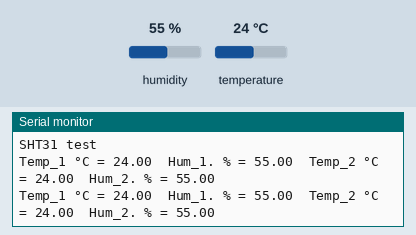
This sketch was run on a simulated Arduino Uno, built with avr-gcc and run on an emulated ATmega328P. Parts: the last lines printed to the serial monitor. Inputs (shaded band) come from the test bench; at power-on: humidity 55 %, temperature 24 °C.

Above: at 1.2 s.
1.3 s: humidity set to 22 %
At 3.0 s:
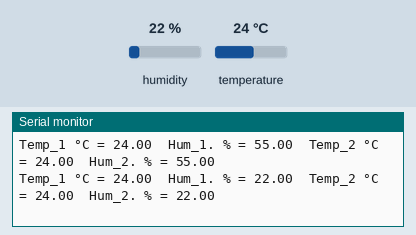
4.4 s: temperature set to 12 °C
At 5.1 s:
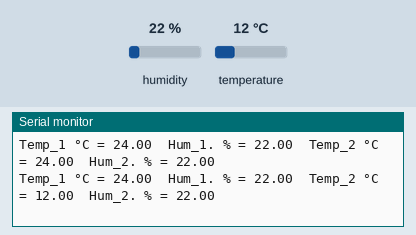
5.9 s: humidity set to 40 %
At 7.1 s:
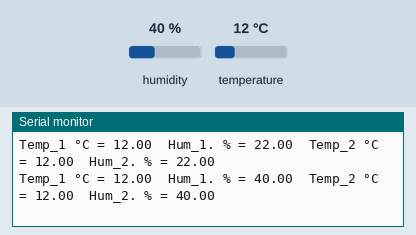
Timing chart, 0 to 8.9 s (numbered marks = the images above; inputs shaded):
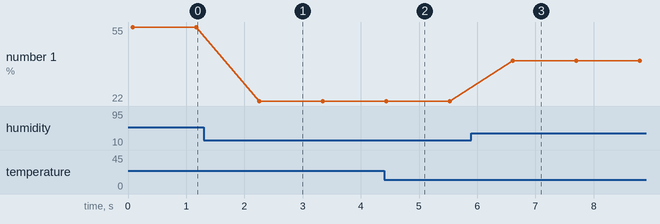

The sketch:

ModuleSHT31.ino
```cpp
#include <Arduino.h>
#include <Wire.h>
#include "Adafruit_SHT31.h"

bool enableHeater = false;
uint8_t loopCnt = 0;

Adafruit_SHT31 sht31_1 = Adafruit_SHT31();
Adafruit_SHT31 sht31_2 = Adafruit_SHT31();

void setup() {
  Serial.begin(9600);

  while (!Serial)
    delay(10);

  Serial.println("SHT31 test");
  if (! sht31_1.begin(0x44)) {   // Set to 0x45 for alternate i2c addr
    Serial.println("Couldn't find SHT31");
    while (1) delay(1);
  }
  if (! sht31_2.begin(0x45)) {   // Set to 0x45 for alternate i2c addr
    Serial.println("Couldn't find SHT31");
    while (1) delay(1);
  }
}


void loop() {
  float t1 = sht31_1.readTemperature();
  float h1 = sht31_1.readHumidity();
  float t2 = sht31_2.readTemperature();
  float h2 = sht31_2.readHumidity();

  if (! isnan(t1)) {
    Serial.print("Temp_1 °C = "); Serial.print(t1); Serial.print("\t");
  } else {
    Serial.println("Failed to read temperature");
  }

  if (! isnan(h1)) {
    Serial.print("Hum_1. % = "); Serial.print(h1); Serial.print("\t");
  } else {
    Serial.println("Failed to read humidity");
  }

  if (! isnan(t2)) {
    Serial.print("Temp_2 °C = "); Serial.print(t2); Serial.print("\t");
  } else {
    Serial.println("Failed to read temperature");
  }

  if (! isnan(h2)) {
    Serial.print("Hum_2. % = "); Serial.println(h2);
  } else {
    Serial.println("Failed to read humidity");
  }

  delay(1000);

}
```

Measured:
- after the input at 1.3 s, the serial monitor: prints a new line after 0.96 s (image 1)
- after the input at 4.4 s, the serial monitor: prints a new line at once (image 2)
- after the input at 5.9 s, the serial monitor: prints a new line after 0.71 s (image 3)
- plotted number 1: 55 → 22 after the input at 1.3 s, 22 → 40 after the input at 5.9 s
